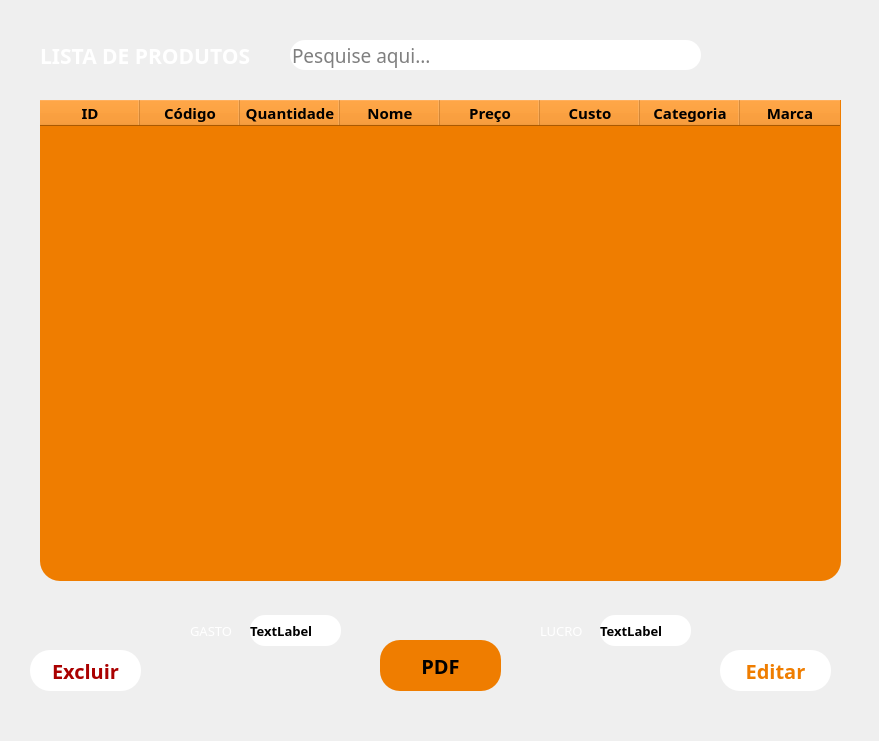
<?xml version="1.0" encoding="UTF-8"?>
<ui version="4.0">
 <class>MainWindow</class>
 <widget class="QMainWindow" name="MainWindow">
  <property name="geometry">
   <rect>
    <x>0</x>
    <y>0</y>
    <width>879</width>
    <height>741</height>
   </rect>
  </property>
  <property name="maximumSize">
   <size>
    <width>879</width>
    <height>741</height>
   </size>
  </property>
  <property name="windowTitle">
   <string>Lista WHVCDE</string>
  </property>
  <property name="windowIcon">
   <iconset>
    <normaloff>image6.jpg</normaloff>image6.jpg</iconset>
  </property>
  <widget class="QWidget" name="centralwidget">
   <widget class="QPushButton" name="pushButton">
    <property name="geometry">
     <rect>
      <x>30</x>
      <y>650</y>
      <width>111</width>
      <height>41</height>
     </rect>
    </property>
    <property name="font">
     <font>
      <family>Proxima Nova Bl</family>
      <pointsize>15</pointsize>
      <weight>75</weight>
      <bold>true</bold>
     </font>
    </property>
    <property name="styleSheet">
     <string notr="true">background-color: white;
color: rgb(170, 0, 0);
 border-radius: 20px;
 </string>
    </property>
    <property name="text">
     <string>Excluir</string>
    </property>
   </widget>
   <widget class="QPushButton" name="pushButton_2">
    <property name="geometry">
     <rect>
      <x>720</x>
      <y>650</y>
      <width>111</width>
      <height>41</height>
     </rect>
    </property>
    <property name="maximumSize">
     <size>
      <width>111</width>
      <height>51</height>
     </size>
    </property>
    <property name="font">
     <font>
      <family>Proxima Nova Bl</family>
      <pointsize>15</pointsize>
      <weight>75</weight>
      <bold>true</bold>
     </font>
    </property>
    <property name="styleSheet">
     <string notr="true">background-color: white;
 border-radius: 20px;
color: #ef7d00;</string>
    </property>
    <property name="text">
     <string>Editar</string>
    </property>
   </widget>
   <widget class="QLabel" name="label_10">
    <property name="geometry">
     <rect>
      <x>0</x>
      <y>-90</y>
      <width>891</width>
      <height>1000</height>
     </rect>
    </property>
    <property name="maximumSize">
     <size>
      <width>891</width>
      <height>1000</height>
     </size>
    </property>
    <property name="text">
     <string/>
    </property>
    <property name="pixmap">
     <pixmap>1000x1000px.png</pixmap>
    </property>
   </widget>
   <widget class="QTableWidget" name="tableWidget">
    <property name="geometry">
     <rect>
      <x>40</x>
      <y>100</y>
      <width>801</width>
      <height>481</height>
     </rect>
    </property>
    <property name="maximumSize">
     <size>
      <width>16777214</width>
      <height>16777215</height>
     </size>
    </property>
    <property name="font">
     <font>
      <family>Rockwell</family>
      <pointsize>10</pointsize>
      <weight>50</weight>
      <italic>false</italic>
      <bold>false</bold>
     </font>
    </property>
    <property name="styleSheet">
     <string notr="true">background-color: #ef7d00;
font: 10pt &quot;Rockwell&quot;;
 border-radius: 20px;
</string>
    </property>
    <column>
     <property name="text">
      <string>ID</string>
     </property>
     <property name="font">
      <font>
       <family>Rockwell</family>
       <pointsize>11</pointsize>
       <weight>75</weight>
       <bold>true</bold>
      </font>
     </property>
     <property name="background">
      <color>
       <red>239</red>
       <green>125</green>
       <blue>0</blue>
      </color>
     </property>
    </column>
    <column>
     <property name="text">
      <string>Código</string>
     </property>
     <property name="font">
      <font>
       <family>Rockwell</family>
       <pointsize>11</pointsize>
       <weight>75</weight>
       <bold>true</bold>
      </font>
     </property>
     <property name="background">
      <color>
       <red>239</red>
       <green>125</green>
       <blue>0</blue>
      </color>
     </property>
    </column>
    <column>
     <property name="text">
      <string>Quantidade</string>
     </property>
     <property name="font">
      <font>
       <family>Rockwell</family>
       <pointsize>11</pointsize>
       <weight>75</weight>
       <bold>true</bold>
      </font>
     </property>
     <property name="background">
      <color>
       <red>239</red>
       <green>125</green>
       <blue>0</blue>
      </color>
     </property>
    </column>
    <column>
     <property name="text">
      <string>Nome</string>
     </property>
     <property name="font">
      <font>
       <family>Rockwell</family>
       <pointsize>11</pointsize>
       <weight>75</weight>
       <bold>true</bold>
      </font>
     </property>
     <property name="background">
      <color>
       <red>239</red>
       <green>125</green>
       <blue>0</blue>
      </color>
     </property>
    </column>
    <column>
     <property name="text">
      <string>Preço</string>
     </property>
     <property name="font">
      <font>
       <family>Rockwell</family>
       <pointsize>11</pointsize>
       <weight>75</weight>
       <bold>true</bold>
      </font>
     </property>
     <property name="background">
      <color>
       <red>239</red>
       <green>125</green>
       <blue>0</blue>
      </color>
     </property>
    </column>
    <column>
     <property name="text">
      <string>Custo</string>
     </property>
     <property name="font">
      <font>
       <family>Rockwell</family>
       <pointsize>11</pointsize>
       <weight>75</weight>
       <bold>true</bold>
      </font>
     </property>
    </column>
    <column>
     <property name="text">
      <string>Categoria</string>
     </property>
     <property name="font">
      <font>
       <family>Rockwell</family>
       <pointsize>11</pointsize>
       <weight>75</weight>
       <bold>true</bold>
      </font>
     </property>
     <property name="background">
      <color>
       <red>239</red>
       <green>125</green>
       <blue>0</blue>
      </color>
     </property>
    </column>
    <column>
     <property name="text">
      <string>Marca</string>
     </property>
     <property name="font">
      <font>
       <family>Rockwell</family>
       <pointsize>11</pointsize>
       <weight>75</weight>
       <bold>true</bold>
      </font>
     </property>
     <property name="background">
      <color>
       <red>239</red>
       <green>125</green>
       <blue>0</blue>
      </color>
     </property>
    </column>
   </widget>
   <widget class="QLineEdit" name="lineEdit">
    <property name="geometry">
     <rect>
      <x>290</x>
      <y>40</y>
      <width>411</width>
      <height>30</height>
     </rect>
    </property>
    <property name="font">
     <font>
      <family>Rockwell</family>
      <pointsize>14</pointsize>
     </font>
    </property>
    <property name="styleSheet">
     <string notr="true"> border-radius: 15px;

</string>
    </property>
    <property name="placeholderText">
     <string>Pesquise aqui...</string>
    </property>
   </widget>
   <widget class="QPushButton" name="pushButton_3">
    <property name="geometry">
     <rect>
      <x>380</x>
      <y>640</y>
      <width>121</width>
      <height>51</height>
     </rect>
    </property>
    <property name="font">
     <font>
      <family>Proxima Nova Bl</family>
      <pointsize>15</pointsize>
      <weight>75</weight>
      <bold>true</bold>
     </font>
    </property>
    <property name="styleSheet">
     <string notr="true">background-color: #ef7d00;
 border-radius: 20px;
</string>
    </property>
    <property name="text">
     <string>PDF</string>
    </property>
   </widget>
   <widget class="QLabel" name="label">
    <property name="geometry">
     <rect>
      <x>730</x>
      <y>10</y>
      <width>101</width>
      <height>71</height>
     </rect>
    </property>
    <property name="text">
     <string/>
    </property>
    <property name="pixmap">
     <pixmap>Logo wild PRETA.png</pixmap>
    </property>
   </widget>
   <widget class="QLabel" name="label_6">
    <property name="geometry">
     <rect>
      <x>40</x>
      <y>40</y>
      <width>211</width>
      <height>31</height>
     </rect>
    </property>
    <property name="font">
     <font>
      <family>Proxima Nova Bl</family>
      <pointsize>16</pointsize>
      <weight>75</weight>
      <bold>true</bold>
     </font>
    </property>
    <property name="styleSheet">
     <string notr="true">color: rgb(255, 255, 255);</string>
    </property>
    <property name="text">
     <string>LISTA DE PRODUTOS</string>
    </property>
   </widget>
   <widget class="QLabel" name="label_2">
    <property name="geometry">
     <rect>
      <x>250</x>
      <y>615</y>
      <width>91</width>
      <height>31</height>
     </rect>
    </property>
    <property name="font">
     <font>
      <family>Rockwell</family>
      <pointsize>10</pointsize>
      <weight>75</weight>
      <bold>true</bold>
     </font>
    </property>
    <property name="styleSheet">
     <string notr="true">background-color: rgb(255, 255, 255);
 border-radius: 15px;</string>
    </property>
    <property name="text">
     <string>TextLabel</string>
    </property>
   </widget>
   <widget class="QLabel" name="label_3">
    <property name="geometry">
     <rect>
      <x>190</x>
      <y>620</y>
      <width>51</width>
      <height>21</height>
     </rect>
    </property>
    <property name="font">
     <font>
      <family>Rockwell</family>
      <pointsize>10</pointsize>
     </font>
    </property>
    <property name="styleSheet">
     <string notr="true">color: rgb(255, 255, 255);</string>
    </property>
    <property name="text">
     <string>GASTO</string>
    </property>
   </widget>
   <widget class="QLabel" name="label_4">
    <property name="geometry">
     <rect>
      <x>600</x>
      <y>615</y>
      <width>91</width>
      <height>31</height>
     </rect>
    </property>
    <property name="font">
     <font>
      <family>Rockwell</family>
      <pointsize>10</pointsize>
      <weight>75</weight>
      <bold>true</bold>
     </font>
    </property>
    <property name="styleSheet">
     <string notr="true">background-color: rgb(255, 255, 255);
 border-radius: 15px;</string>
    </property>
    <property name="text">
     <string>TextLabel</string>
    </property>
   </widget>
   <widget class="QLabel" name="label_5">
    <property name="geometry">
     <rect>
      <x>540</x>
      <y>620</y>
      <width>51</width>
      <height>21</height>
     </rect>
    </property>
    <property name="font">
     <font>
      <family>Rockwell</family>
      <pointsize>10</pointsize>
     </font>
    </property>
    <property name="styleSheet">
     <string notr="true">color: rgb(255, 255, 255);</string>
    </property>
    <property name="text">
     <string>LUCRO</string>
    </property>
   </widget>
   <zorder>label_10</zorder>
   <zorder>pushButton</zorder>
   <zorder>pushButton_2</zorder>
   <zorder>tableWidget</zorder>
   <zorder>lineEdit</zorder>
   <zorder>pushButton_3</zorder>
   <zorder>label</zorder>
   <zorder>label_6</zorder>
   <zorder>label_2</zorder>
   <zorder>label_3</zorder>
   <zorder>label_4</zorder>
   <zorder>label_5</zorder>
  </widget>
 </widget>
 <resources/>
 <connections/>
</ui>
